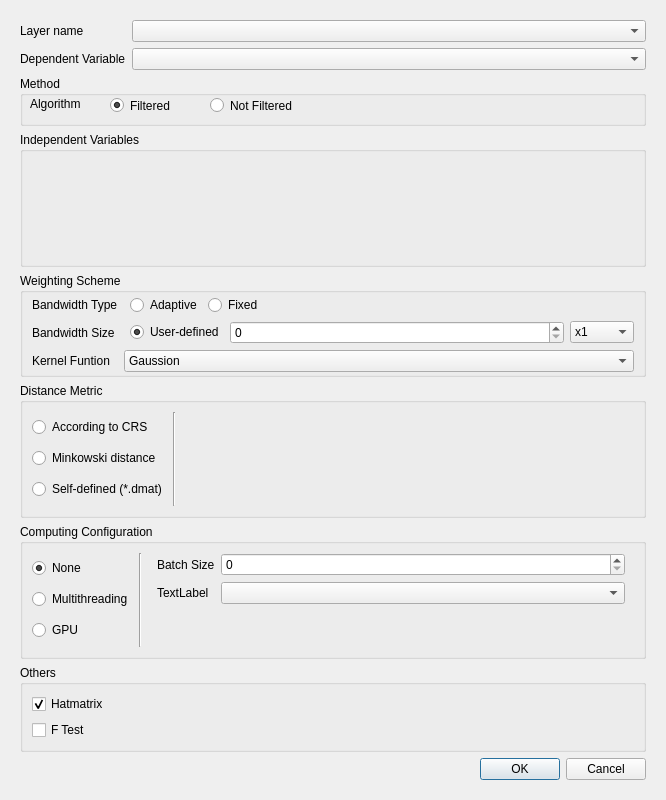
<?xml version="1.0" encoding="UTF-8"?>
<ui version="4.0">
 <class>GwmRobustGWROptionsDialog</class>
 <widget class="QDialog" name="GwmRobustGWROptionsDialog">
  <property name="geometry">
   <rect>
    <x>0</x>
    <y>0</y>
    <width>666</width>
    <height>800</height>
   </rect>
  </property>
  <property name="windowTitle">
   <string>Robust GWR Configure</string>
  </property>
  <layout class="QVBoxLayout" name="verticalLayout_3" stretch="0">
   <item>
    <widget class="QScrollArea" name="scrollArea">
     <property name="frameShape">
      <enum>QFrame::NoFrame</enum>
     </property>
     <property name="widgetResizable">
      <bool>true</bool>
     </property>
     <widget class="QWidget" name="scrollAreaWidgetContents">
      <property name="geometry">
       <rect>
        <x>0</x>
        <y>0</y>
        <width>636</width>
        <height>702</height>
       </rect>
      </property>
      <layout class="QVBoxLayout" name="verticalLayout_6">
       <item>
        <layout class="QFormLayout" name="formLayout_6">
         <item row="0" column="0">
          <widget class="QLabel" name="label">
           <property name="sizePolicy">
            <sizepolicy hsizetype="Fixed" vsizetype="Preferred">
             <horstretch>0</horstretch>
             <verstretch>0</verstretch>
            </sizepolicy>
           </property>
           <property name="text">
            <string>Layer name</string>
           </property>
          </widget>
         </item>
         <item row="0" column="1">
          <widget class="QComboBox" name="mLayerComboBox"/>
         </item>
         <item row="1" column="0">
          <widget class="QLabel" name="label_12">
           <property name="text">
            <string>Dependent Variable</string>
           </property>
          </widget>
         </item>
         <item row="1" column="1">
          <widget class="QComboBox" name="mDepVarComboBox"/>
         </item>
        </layout>
       </item>
       <item>
        <widget class="QGroupBox" name="groupBox_5">
         <property name="minimumSize">
          <size>
           <width>609</width>
           <height>50</height>
          </size>
         </property>
         <property name="title">
          <string>Method</string>
         </property>
         <widget class="QLabel" name="label_10">
          <property name="geometry">
           <rect>
            <x>10</x>
            <y>20</y>
            <width>72</width>
            <height>15</height>
           </rect>
          </property>
          <property name="text">
           <string>Algorithm</string>
          </property>
         </widget>
         <widget class="QRadioButton" name="mFilteredRadio">
          <property name="geometry">
           <rect>
            <x>90</x>
            <y>20</y>
            <width>91</width>
            <height>19</height>
           </rect>
          </property>
          <property name="text">
           <string>Filtered</string>
          </property>
          <property name="checked">
           <bool>true</bool>
          </property>
         </widget>
         <widget class="QRadioButton" name="mNotFilteredRadio">
          <property name="geometry">
           <rect>
            <x>190</x>
            <y>20</y>
            <width>131</width>
            <height>19</height>
           </rect>
          </property>
          <property name="text">
           <string>Not Filtered</string>
          </property>
         </widget>
        </widget>
       </item>
       <item>
        <widget class="QGroupBox" name="groupBox">
         <property name="title">
          <string>Independent Variables</string>
         </property>
         <layout class="QVBoxLayout" name="verticalLayout_4" stretch="1">
          <item>
           <widget class="GwmIndepVarSelectorWidget" name="mIndepVarSelector" native="true"/>
          </item>
         </layout>
        </widget>
       </item>
       <item>
        <widget class="QGroupBox" name="groupBox_2">
         <property name="sizePolicy">
          <sizepolicy hsizetype="Preferred" vsizetype="Fixed">
           <horstretch>0</horstretch>
           <verstretch>0</verstretch>
          </sizepolicy>
         </property>
         <property name="title">
          <string>Weighting Scheme</string>
         </property>
         <layout class="QFormLayout" name="formLayout">
          <property name="horizontalSpacing">
           <number>6</number>
          </property>
          <property name="verticalSpacing">
           <number>6</number>
          </property>
          <property name="topMargin">
           <number>2</number>
          </property>
          <property name="bottomMargin">
           <number>2</number>
          </property>
          <item row="0" column="0">
           <widget class="QLabel" name="label_2">
            <property name="text">
             <string>Bandwidth Type</string>
            </property>
           </widget>
          </item>
          <item row="0" column="1">
           <layout class="QHBoxLayout" name="horizontalLayout_6">
            <property name="leftMargin">
             <number>6</number>
            </property>
            <item>
             <widget class="QRadioButton" name="mBwTypeAdaptiveRadio">
              <property name="sizePolicy">
               <sizepolicy hsizetype="Fixed" vsizetype="Fixed">
                <horstretch>0</horstretch>
                <verstretch>0</verstretch>
               </sizepolicy>
              </property>
              <property name="text">
               <string>Adaptive</string>
              </property>
              <property name="checked">
               <bool>true</bool>
              </property>
             </widget>
            </item>
            <item>
             <widget class="QRadioButton" name="mBwTypeFixedRadio">
              <property name="sizePolicy">
               <sizepolicy hsizetype="Fixed" vsizetype="Fixed">
                <horstretch>0</horstretch>
                <verstretch>0</verstretch>
               </sizepolicy>
              </property>
              <property name="text">
               <string>Fixed</string>
              </property>
             </widget>
            </item>
            <item>
             <spacer name="horizontalSpacer">
              <property name="orientation">
               <enum>Qt::Horizontal</enum>
              </property>
              <property name="sizeHint" stdset="0">
               <size>
                <width>40</width>
                <height>20</height>
               </size>
              </property>
             </spacer>
            </item>
           </layout>
          </item>
          <item row="1" column="0">
           <widget class="QLabel" name="label_3">
            <property name="sizePolicy">
             <sizepolicy hsizetype="Preferred" vsizetype="Preferred">
              <horstretch>0</horstretch>
              <verstretch>0</verstretch>
             </sizepolicy>
            </property>
            <property name="text">
             <string>Bandwidth Size</string>
            </property>
            <property name="alignment">
             <set>Qt::AlignLeading|Qt::AlignLeft|Qt::AlignVCenter</set>
            </property>
           </widget>
          </item>
          <item row="1" column="1">
           <layout class="QGridLayout" name="gridLayout_4">
            <property name="leftMargin">
             <number>6</number>
            </property>
            <item row="0" column="1">
             <widget class="QStackedWidget" name="mBwSizeSettingStack">
              <property name="currentIndex">
               <number>0</number>
              </property>
              <widget class="QWidget" name="page_4">
               <layout class="QHBoxLayout" name="horizontalLayout">
                <property name="leftMargin">
                 <number>0</number>
                </property>
                <property name="topMargin">
                 <number>0</number>
                </property>
                <property name="rightMargin">
                 <number>0</number>
                </property>
                <property name="bottomMargin">
                 <number>0</number>
                </property>
                <item>
                 <widget class="QSpinBox" name="mBwSizeAdaptiveSize"/>
                </item>
                <item>
                 <widget class="QComboBox" name="mBwSizeAdaptiveUnit">
                  <property name="sizePolicy">
                   <sizepolicy hsizetype="Fixed" vsizetype="Fixed">
                    <horstretch>0</horstretch>
                    <verstretch>0</verstretch>
                   </sizepolicy>
                  </property>
                  <item>
                   <property name="text">
                    <string>x1</string>
                   </property>
                  </item>
                  <item>
                   <property name="text">
                    <string>x10</string>
                   </property>
                  </item>
                  <item>
                   <property name="text">
                    <string>x100</string>
                   </property>
                  </item>
                  <item>
                   <property name="text">
                    <string>x1000</string>
                   </property>
                  </item>
                 </widget>
                </item>
               </layout>
              </widget>
              <widget class="QWidget" name="page_5">
               <layout class="QHBoxLayout" name="horizontalLayout_4">
                <property name="leftMargin">
                 <number>0</number>
                </property>
                <property name="topMargin">
                 <number>0</number>
                </property>
                <property name="rightMargin">
                 <number>0</number>
                </property>
                <property name="bottomMargin">
                 <number>0</number>
                </property>
                <item>
                 <widget class="QDoubleSpinBox" name="mBwSizeFixedSize">
                  <property name="decimals">
                   <number>12</number>
                  </property>
                 </widget>
                </item>
                <item>
                 <widget class="QComboBox" name="mBwSizeFixedUnit">
                  <property name="sizePolicy">
                   <sizepolicy hsizetype="Fixed" vsizetype="Fixed">
                    <horstretch>0</horstretch>
                    <verstretch>0</verstretch>
                   </sizepolicy>
                  </property>
                  <item>
                   <property name="text">
                    <string>m</string>
                   </property>
                  </item>
                  <item>
                   <property name="text">
                    <string>km</string>
                   </property>
                  </item>
                  <item>
                   <property name="text">
                    <string>mile</string>
                   </property>
                  </item>
                 </widget>
                </item>
               </layout>
              </widget>
             </widget>
            </item>
            <item row="0" column="0">
             <widget class="QRadioButton" name="mBwSizeCustomizeRadio">
              <property name="sizePolicy">
               <sizepolicy hsizetype="Fixed" vsizetype="Fixed">
                <horstretch>0</horstretch>
                <verstretch>0</verstretch>
               </sizepolicy>
              </property>
              <property name="text">
               <string>User-defined</string>
              </property>
              <property name="checked">
               <bool>true</bool>
              </property>
             </widget>
            </item>
           </layout>
          </item>
          <item row="2" column="0">
           <widget class="QLabel" name="label_13">
            <property name="text">
             <string>Kernel Funtion</string>
            </property>
           </widget>
          </item>
          <item row="2" column="1">
           <widget class="QComboBox" name="mBwKernelFunctionCombo">
            <item>
             <property name="text">
              <string>Gaussion</string>
             </property>
            </item>
            <item>
             <property name="text">
              <string>Exponential</string>
             </property>
            </item>
            <item>
             <property name="text">
              <string>Bisquare</string>
             </property>
            </item>
            <item>
             <property name="text">
              <string>Tricube</string>
             </property>
            </item>
            <item>
             <property name="text">
              <string>Boxcar</string>
             </property>
            </item>
           </widget>
          </item>
         </layout>
        </widget>
       </item>
       <item>
        <widget class="QGroupBox" name="groupBox_3">
         <property name="sizePolicy">
          <sizepolicy hsizetype="Preferred" vsizetype="Preferred">
           <horstretch>0</horstretch>
           <verstretch>0</verstretch>
          </sizepolicy>
         </property>
         <property name="title">
          <string>Distance Metric</string>
         </property>
         <layout class="QHBoxLayout" name="horizontalLayout_2">
          <item>
           <layout class="QVBoxLayout" name="verticalLayout_2">
            <item>
             <widget class="QRadioButton" name="mDistTypeCRSRadio">
              <property name="text">
               <string>According to CRS</string>
              </property>
             </widget>
            </item>
            <item>
             <widget class="QRadioButton" name="mDistTypeMinkowskiRadio">
              <property name="text">
               <string>Minkowski distance</string>
              </property>
             </widget>
            </item>
            <item>
             <widget class="QRadioButton" name="mDistTypeDmatRadio">
              <property name="text">
               <string>Self-defined (*.dmat)</string>
              </property>
             </widget>
            </item>
           </layout>
          </item>
          <item>
           <widget class="Line" name="line">
            <property name="orientation">
             <enum>Qt::Vertical</enum>
            </property>
           </widget>
          </item>
          <item>
           <widget class="QStackedWidget" name="mDistParamSettingStack">
            <property name="currentIndex">
             <number>0</number>
            </property>
            <widget class="QWidget" name="mCRSDistPage"/>
            <widget class="QWidget" name="mMinkowskiDistPage">
             <layout class="QFormLayout" name="formLayout_2">
              <property name="leftMargin">
               <number>0</number>
              </property>
              <property name="topMargin">
               <number>0</number>
              </property>
              <property name="rightMargin">
               <number>0</number>
              </property>
              <property name="bottomMargin">
               <number>0</number>
              </property>
              <item row="0" column="0">
               <widget class="QLabel" name="label_4">
                <property name="sizePolicy">
                 <sizepolicy hsizetype="Preferred" vsizetype="Preferred">
                  <horstretch>0</horstretch>
                  <verstretch>0</verstretch>
                 </sizepolicy>
                </property>
                <property name="text">
                 <string>Rotation parameter</string>
                </property>
                <property name="alignment">
                 <set>Qt::AlignLeading|Qt::AlignLeft|Qt::AlignVCenter</set>
                </property>
               </widget>
              </item>
              <item row="0" column="1">
               <layout class="QFormLayout" name="formLayout_5">
                <property name="horizontalSpacing">
                 <number>6</number>
                </property>
                <property name="verticalSpacing">
                 <number>2</number>
                </property>
                <item row="0" column="0">
                 <widget class="QLabel" name="label_5">
                  <property name="text">
                   <string>theta</string>
                  </property>
                 </widget>
                </item>
                <item row="1" column="0">
                 <widget class="QLabel" name="label_6">
                  <property name="text">
                   <string>p</string>
                  </property>
                 </widget>
                </item>
                <item row="0" column="1">
                 <widget class="QDoubleSpinBox" name="mThetaValue"/>
                </item>
                <item row="1" column="1">
                 <widget class="QDoubleSpinBox" name="mPValue">
                  <property name="minimum">
                   <double>-1.000000000000000</double>
                  </property>
                 </widget>
                </item>
               </layout>
              </item>
             </layout>
            </widget>
            <widget class="QWidget" name="mDistMatrixDistPage">
             <layout class="QGridLayout" name="gridLayout">
              <property name="leftMargin">
               <number>0</number>
              </property>
              <property name="topMargin">
               <number>0</number>
              </property>
              <property name="rightMargin">
               <number>0</number>
              </property>
              <property name="bottomMargin">
               <number>0</number>
              </property>
              <item row="1" column="0">
               <widget class="QLineEdit" name="mDistMatrixFileNameEdit"/>
              </item>
              <item row="1" column="1">
               <widget class="QToolButton" name="mDistMatrixFileOpenBtn">
                <property name="text">
                 <string>...</string>
                </property>
               </widget>
              </item>
              <item row="0" column="0">
               <widget class="QLabel" name="label_14">
                <property name="text">
                 <string>Select a distance matrix file</string>
                </property>
               </widget>
              </item>
              <item row="2" column="0">
               <spacer name="verticalSpacer">
                <property name="orientation">
                 <enum>Qt::Vertical</enum>
                </property>
                <property name="sizeHint" stdset="0">
                 <size>
                  <width>20</width>
                  <height>5</height>
                 </size>
                </property>
               </spacer>
              </item>
             </layout>
            </widget>
           </widget>
          </item>
         </layout>
        </widget>
       </item>
       <item>
        <widget class="QGroupBox" name="mCalcParallelGroup">
         <property name="sizePolicy">
          <sizepolicy hsizetype="Preferred" vsizetype="Preferred">
           <horstretch>0</horstretch>
           <verstretch>0</verstretch>
          </sizepolicy>
         </property>
         <property name="title">
          <string>Computing Configuration</string>
         </property>
         <layout class="QHBoxLayout" name="horizontalLayout_3">
          <item>
           <layout class="QVBoxLayout" name="verticalLayout_5">
            <item>
             <widget class="QRadioButton" name="mCalcParallelNoneRadio">
              <property name="sizePolicy">
               <sizepolicy hsizetype="Fixed" vsizetype="Fixed">
                <horstretch>0</horstretch>
                <verstretch>0</verstretch>
               </sizepolicy>
              </property>
              <property name="text">
               <string>None</string>
              </property>
              <property name="checked">
               <bool>true</bool>
              </property>
             </widget>
            </item>
            <item>
             <widget class="QRadioButton" name="mCalcParallelMultithreadRadio">
              <property name="sizePolicy">
               <sizepolicy hsizetype="Fixed" vsizetype="Fixed">
                <horstretch>0</horstretch>
                <verstretch>0</verstretch>
               </sizepolicy>
              </property>
              <property name="text">
               <string>Multithreading</string>
              </property>
             </widget>
            </item>
            <item>
             <widget class="QRadioButton" name="mCalcParallelGPURadio">
              <property name="sizePolicy">
               <sizepolicy hsizetype="Fixed" vsizetype="Fixed">
                <horstretch>0</horstretch>
                <verstretch>0</verstretch>
               </sizepolicy>
              </property>
              <property name="text">
               <string>GPU</string>
              </property>
             </widget>
            </item>
           </layout>
          </item>
          <item>
           <widget class="Line" name="line_2">
            <property name="orientation">
             <enum>Qt::Vertical</enum>
            </property>
           </widget>
          </item>
          <item>
           <widget class="QStackedWidget" name="stackedWidget">
            <property name="currentIndex">
             <number>2</number>
            </property>
            <widget class="QWidget" name="page">
             <layout class="QVBoxLayout" name="verticalLayout">
              <property name="topMargin">
               <number>0</number>
              </property>
              <property name="bottomMargin">
               <number>0</number>
              </property>
             </layout>
            </widget>
            <widget class="QWidget" name="page_3">
             <layout class="QFormLayout" name="formLayout_3">
              <property name="leftMargin">
               <number>9</number>
              </property>
              <property name="topMargin">
               <number>0</number>
              </property>
              <property name="rightMargin">
               <number>9</number>
              </property>
              <property name="bottomMargin">
               <number>0</number>
              </property>
              <item row="0" column="0">
               <widget class="QLabel" name="label_9">
                <property name="text">
                 <string>Threads</string>
                </property>
               </widget>
              </item>
              <item row="0" column="1">
               <widget class="QSpinBox" name="mThreadNum">
                <property name="maximum">
                 <number>8</number>
                </property>
               </widget>
              </item>
             </layout>
            </widget>
            <widget class="QWidget" name="page_2">
             <layout class="QFormLayout" name="formLayout_4">
              <property name="topMargin">
               <number>0</number>
              </property>
              <property name="bottomMargin">
               <number>0</number>
              </property>
              <item row="0" column="0">
               <widget class="QLabel" name="label_8">
                <property name="text">
                 <string>Batch Size</string>
                </property>
               </widget>
              </item>
              <item row="0" column="1">
               <widget class="QSpinBox" name="mSampleGroupSize">
                <property name="maximum">
                 <number>4096</number>
                </property>
               </widget>
              </item>
              <item row="1" column="0">
               <widget class="QLabel" name="label_11">
                <property name="text">
                 <string>TextLabel</string>
                </property>
               </widget>
              </item>
              <item row="1" column="1">
               <widget class="QComboBox" name="mGPUSelection"/>
              </item>
             </layout>
            </widget>
           </widget>
          </item>
         </layout>
        </widget>
       </item>
       <item>
        <widget class="QGroupBox" name="groupBox_4">
         <property name="title">
          <string>Others</string>
         </property>
         <layout class="QFormLayout" name="formLayout_7">
          <item row="1" column="0">
           <widget class="QCheckBox" name="cbxFTest">
            <property name="text">
             <string>F Test</string>
            </property>
           </widget>
          </item>
          <item row="0" column="0">
           <widget class="QCheckBox" name="cbxHatmatrix">
            <property name="text">
             <string>Hatmatrix</string>
            </property>
            <property name="checked">
             <bool>true</bool>
            </property>
           </widget>
          </item>
         </layout>
        </widget>
       </item>
       <item>
        <layout class="QHBoxLayout" name="horizontalLayout_5">
         <item>
          <widget class="QLabel" name="mCheckMessage">
           <property name="sizePolicy">
            <sizepolicy hsizetype="Expanding" vsizetype="Preferred">
             <horstretch>0</horstretch>
             <verstretch>0</verstretch>
            </sizepolicy>
           </property>
           <property name="text">
            <string/>
           </property>
          </widget>
         </item>
         <item>
          <widget class="QDialogButtonBox" name="buttonBox">
           <property name="sizePolicy">
            <sizepolicy hsizetype="Fixed" vsizetype="Fixed">
             <horstretch>0</horstretch>
             <verstretch>0</verstretch>
            </sizepolicy>
           </property>
           <property name="orientation">
            <enum>Qt::Horizontal</enum>
           </property>
           <property name="standardButtons">
            <set>QDialogButtonBox::Cancel|QDialogButtonBox::Ok</set>
           </property>
          </widget>
         </item>
        </layout>
       </item>
      </layout>
     </widget>
    </widget>
   </item>
  </layout>
 </widget>
 <customwidgets>
  <customwidget>
   <class>GwmIndepVarSelectorWidget</class>
   <extends>QWidget</extends>
   <header>gwmindepvarselectorwidget.h</header>
   <container>1</container>
  </customwidget>
 </customwidgets>
 <resources/>
 <connections>
  <connection>
   <sender>buttonBox</sender>
   <signal>accepted()</signal>
   <receiver>GwmRobustGWROptionsDialog</receiver>
   <slot>accept()</slot>
   <hints>
    <hint type="sourcelabel">
     <x>248</x>
     <y>254</y>
    </hint>
    <hint type="destinationlabel">
     <x>157</x>
     <y>274</y>
    </hint>
   </hints>
  </connection>
  <connection>
   <sender>buttonBox</sender>
   <signal>rejected()</signal>
   <receiver>GwmRobustGWROptionsDialog</receiver>
   <slot>reject()</slot>
   <hints>
    <hint type="sourcelabel">
     <x>316</x>
     <y>260</y>
    </hint>
    <hint type="destinationlabel">
     <x>286</x>
     <y>274</y>
    </hint>
   </hints>
  </connection>
 </connections>
</ui>
